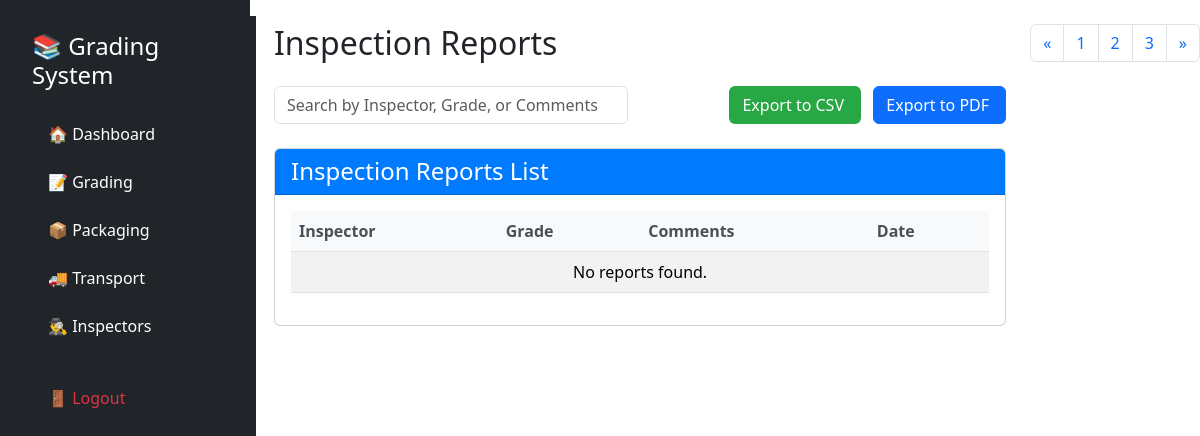
The app's page /inspector/inspection-reports.php (signed in), older data.
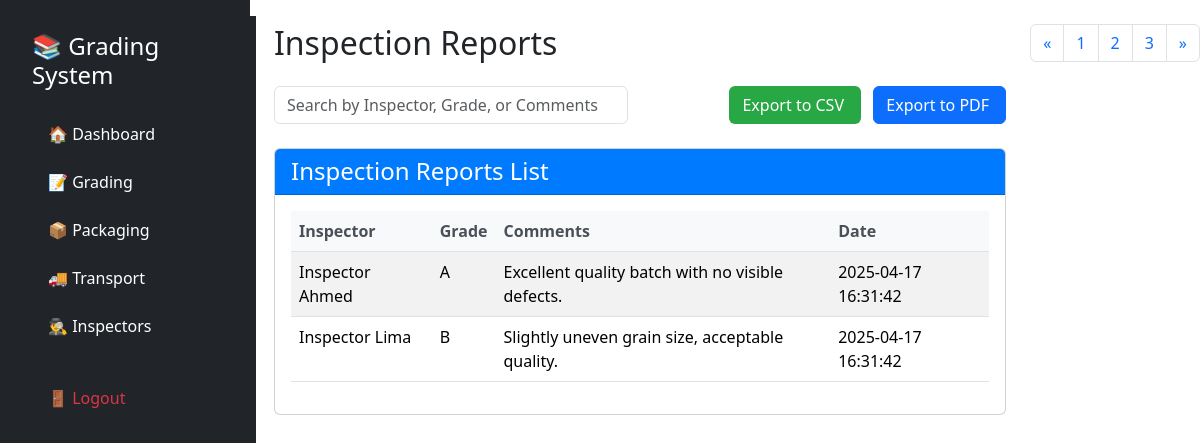
The same page, newer data.
### tables this page shows
CREATE TABLE inspection_reports (
    id INT AUTO_INCREMENT PRIMARY KEY,
    inspector_id INT NOT NULL,   
    grade VARCHAR(10) NOT NULL,
    comments TEXT,
    created_at TIMESTAMP DEFAULT CURRENT_TIMESTAMP,
    FOREIGN KEY (inspector_id) REFERENCES inspectors(id) ON DELETE CASCADE   
);

CREATE TABLE inspectors (
    id INT AUTO_INCREMENT PRIMARY KEY,
    name VARCHAR(100) NOT NULL,
    email VARCHAR(100) NOT NULL UNIQUE,
    phone VARCHAR(15) DEFAULT NULL,
    created_at TIMESTAMP DEFAULT CURRENT_TIMESTAMP
);

### inspector/inspection-reports.php (the view, shortened to what this page needs)
<?php
require_once '../config/db.php';
$query = "SELECT * FROM inspection_reports INNER JOIN inspectors ON inspection_reports.inspector_id = inspectors.id";
$result = mysqli_query($conn, $query);
$reports = [];
while ($row = mysqli_fetch_assoc($result)) {
    $reports[] = $row;
}
?>
<!DOCTYPE html>
<html lang="en">
<head>
    <link href="https://cdn.jsdelivr.net/npm/bootstrap@5.3.2/dist/css/bootstrap.min.css" rel="stylesheet" />
    <link href="https://cdn.jsdelivr.net/npm/font-awesome/css/font-awesome.min.css" rel="stylesheet">
</head>
<body>
    <div class="d-flex">
        <div class="bg-dark text-white p-3" style="min-width: 250px; height: 100vh;">
            <?php include '../includes/sidebar.php'; ?>
        </div>
        <div class="flex-grow-1 p-4">
        <h2 class="mb-4">Inspection Reports</h2>
        <div class="row mb-4">
            <div class="col-md-6">
                <input type="text" id="searchInput" class="form-control" placeholder="Search by Inspector, Grade, or Comments">
            </div>
            <div class="col-md-6 text-end">
                <button class="btn btn-custom" onclick="exportToCSV()">Export to CSV <i class="fa fa-file-csv"></i></button>
                <button class="btn btn-primary ms-2" onclick="exportToPDF()">Export to PDF <i class="fa fa-file-pdf"></i></button>
            </div>
        </div>
        <div class="card">
            <div class="card-header">
                <h4 class="mb-0">Inspection Reports List</h4>
            </div>
            <div class="card-body">
                <table class="table table-striped" id="reportTable">
                    <thead>
                        <tr>
                            <th>Inspector</th>
                            <th>Grade</th>
                            <th>Comments</th>
                            <th>Date</th>
                        </tr>
                    </thead>
                    <tbody>
                        <?php if (count($reports) > 0): ?>
                            <?php foreach ($reports as $report): ?>
                                <tr>
                                    <td><?= htmlspecialchars($report['name']) ?></td>
                                    <td><?= htmlspecialchars($report['grade']) ?></td>
                                    <td><?= htmlspecialchars($report['comments']) ?></td>
                                    <td><?= htmlspecialchars($report['created_at']) ?></td>
                                </tr>
                            <?php endforeach; ?>
                        <?php else: ?>
                            <tr>
                                <td colspan="4" class="text-center">No reports found.</td>
                            </tr>
                        <?php endif; ?>
                    </tbody>
                </table>
            </div>
        </div>
    </div>
    <div class="d-flex justify-content-center mt-4">
        <nav aria-label="Page navigation">
            <ul class="pagination">
                <li class="page-item">
                    <a class="page-link" href="#" aria-label="Previous">
                        <span aria-hidden="true">&laquo;</span>
                    </a>
                </li>
                <li class="page-item"><a class="page-link" href="#">1</a></li>
                <li class="page-item"><a class="page-link" href="#">2</a></li>
                <li class="page-item"><a class="page-link" href="#">3</a></li>
                <li class="page-item">
                    <a class="page-link" href="#" aria-label="Next">
                        <span aria-hidden="true">&raquo;</span>
                    </a>
                </li>
            </ul>
        </nav>
    </div>
    </div>
</body>
</html>

### includes/sidebar.php (shortened to what this page needs)
<div class="bg-dark text-white position-fixed vh-100 p-3" style="width: 240px;">
  <h4 class="mb-4">📚 Grading System</h4>
  <ul class="nav flex-column">
    <li class="nav-item mb-2">
      <a class="nav-link text-white" href="/grading-system/dashboard.php">🏠 Dashboard</a>
    </li>
    <li class="nav-item mb-2">
      <a class="nav-link text-white" href="/grading-system/grading/index.php">📝 Grading</a>
    </li>
    <li class="nav-item mb-2">
      <a class="nav-link text-white" href="/grading-system/packaging/index.php">📦 Packaging</a>
    </li>
    <li class="nav-item mb-2">
      <a class="nav-link text-white" href="/grading-system/transport/index.php">🚚 Transport</a>
    </li>
    <li class="nav-item mb-2">
      <a class="nav-link text-white" href="/grading-system/inspector/index.php">🕵️‍♂️ Inspectors</a>
    </li>
    <li class="nav-item mt-4">
      <a class="nav-link text-danger" href="/grading-system/auth/logout.php">🚪 Logout</a>
    </li>
  </ul>
</div>

### inspector/inspection-reports.php (style rules this page uses)
.card-header { background-color: #007bff; color: white; }
.table th { background-color: #f8f9fa; color: #495057; }
.btn-custom { background-color: #28a745; color: white; }

Row changes from the older to the newer data that the page shows:
added inspection_reports: inspector.name "Inspector Ahmed", grade "A", comments "Excellent quality batch with no visible defects.", inspector.created_at "2025-04-17 16:31:42"
added inspection_reports: inspector.name "Inspector Lima", grade "B", comments "Slightly uneven grain size, acceptable quality.", inspector.created_at "2025-04-17 16:31:42"
Text that changed along with them:
text no longer shown: "No reports found."
